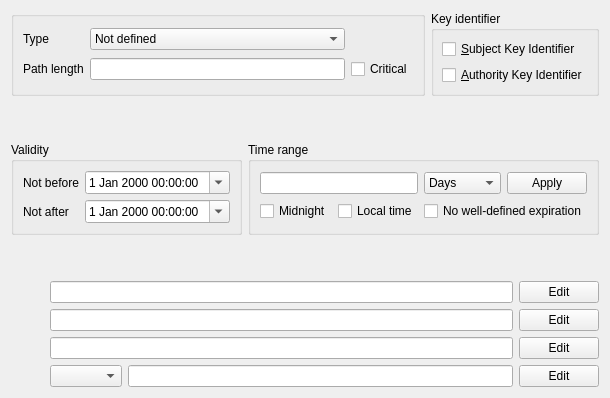
     <widget class="QWidget" name="tab_2">
      <attribute name="title">
       <string>Extensions</string>
      </attribute>
      <layout class="QVBoxLayout" name="verticalLayout">
       <item>
        <layout class="QHBoxLayout" name="_6">
         <item>
          <widget class="QGroupBox" name="bcBox">
           <layout class="QGridLayout" name="gridLayout_7">
            <item row="0" column="0">
             <widget class="QLabel" name="TextLabel2_2_3">
              <property name="text">
               <string>Type</string>
              </property>
             </widget>
            </item>
            <item row="0" column="1">
             <widget class="QComboBox" name="basicCA">
              <property name="toolTip">
               <string>If this will become a CA certificate or not</string>
              </property>
              <item>
               <property name="text">
                <string>Not defined</string>
               </property>
              </item>
              <item>
               <property name="text">
                <string>Certification Authority</string>
               </property>
              </item>
              <item>
               <property name="text">
                <string>End Entity</string>
               </property>
              </item>
             </widget>
            </item>
            <item row="1" column="0">
             <widget class="QLabel" name="TextLabel3_2_2">
              <property name="text">
               <string>Path length</string>
              </property>
             </widget>
            </item>
            <item row="1" column="1">
             <widget class="QLineEdit" name="basicPath">
              <property name="toolTip">
               <string>How much CAs may be below this.</string>
              </property>
             </widget>
            </item>
            <item row="1" column="2">
             <widget class="QCheckBox" name="bcCritical">
              <property name="toolTip">
               <string>The basic constraints should always be critical</string>
              </property>
              <property name="text">
               <string notr="true">Critical</string>
              </property>
             </widget>
            </item>
           </layout>
          </widget>
         </item>
         <item>
          <widget class="QGroupBox" name="keyIdentBox">
           <property name="toolTip">
            <string>Key identifier</string>
           </property>
           <property name="title">
            <string notr="true">Key identifier</string>
           </property>
           <layout class="QVBoxLayout">
            <property name="margin">
             <number>8</number>
            </property>
            <item>
             <widget class="QCheckBox" name="subKey">
              <property name="toolTip">
               <string>Creates a hash of the key following the PKIX guidelines</string>
              </property>
              <property name="text">
               <string notr="true">&amp;Subject Key Identifier</string>
              </property>
             </widget>
            </item>
            <item>
             <widget class="QCheckBox" name="authKey">
              <property name="toolTip">
               <string>Copy the Subject Key Identifier from the issuer</string>
              </property>
              <property name="text">
               <string notr="true">&amp;Authority Key Identifier</string>
              </property>
             </widget>
            </item>
           </layout>
          </widget>
         </item>
        </layout>
       </item>
       <item>
        <spacer>
         <property name="orientation">
          <enum>Qt::Vertical</enum>
         </property>
         <property name="sizeHint" stdset="0">
          <size>
           <width>20</width>
           <height>40</height>
          </size>
         </property>
        </spacer>
       </item>
       <item>
        <widget class="QWidget" name="timewidget" native="true">
         <property name="enabled">
          <bool>true</bool>
         </property>
         <layout class="QHBoxLayout" name="horizontalLayout">
          <property name="margin">
           <number>0</number>
          </property>
          <item>
           <widget class="QGroupBox" name="validityBox">
            <property name="title">
             <string>Validity</string>
            </property>
            <layout class="QGridLayout" name="gridLayout_1">
             <item row="0" column="0">
              <widget class="QLabel" name="TextLabel1_2_3_2">
               <property name="text">
                <string>Not before</string>
               </property>
              </widget>
             </item>
             <item row="0" column="1">
              <widget class="Validity" name="notBefore">
               <property name="calendarPopup">
                <bool>true</bool>
               </property>
              </widget>
             </item>
             <item row="1" column="0">
              <widget class="QLabel" name="TextLabel2_4_2">
               <property name="text">
                <string>Not after</string>
               </property>
              </widget>
             </item>
             <item row="1" column="1">
              <widget class="Validity" name="notAfter">
               <property name="calendarPopup">
                <bool>true</bool>
               </property>
              </widget>
             </item>
            </layout>
           </widget>
          </item>
          <item>
           <widget class="QGroupBox" name="rangeBox">
            <property name="title">
             <string>Time range</string>
            </property>
            <layout class="QGridLayout" name="gridLayout_2">
             <item row="0" column="0" colspan="2">
              <widget class="QLineEdit" name="validN"/>
             </item>
             <item row="0" column="2">
              <widget class="QComboBox" name="validRange">
               <item>
                <property name="text">
                 <string>Days</string>
                </property>
               </item>
               <item>
                <property name="text">
                 <string>Months</string>
                </property>
               </item>
               <item>
                <property name="text">
                 <string>Years</string>
                </property>
               </item>
              </widget>
             </item>
             <item row="0" column="3">
              <widget class="QPushButton" name="applyTime">
               <property name="sizePolicy">
                <sizepolicy hsizetype="Minimum" vsizetype="Fixed">
                 <horstretch>0</horstretch>
                 <verstretch>0</verstretch>
                </sizepolicy>
               </property>
               <property name="text">
                <string>Apply</string>
               </property>
              </widget>
             </item>
             <item row="1" column="0">
              <widget class="QCheckBox" name="validMidn">
               <property name="toolTip">
                <string>Set the time to 00:00:00 and 23:59:59 respectively</string>
               </property>
               <property name="text">
                <string>Midnight</string>
               </property>
              </widget>
             </item>
             <item row="1" column="1">
              <widget class="QCheckBox" name="checkBox">
               <property name="text">
                <string>Local time</string>
               </property>
              </widget>
             </item>
             <item row="1" column="2" colspan="2">
              <widget class="QCheckBox" name="noWellDefinedExpDate">
               <property name="text">
                <string>No well-defined expiration</string>
               </property>
              </widget>
             </item>
            </layout>
           </widget>
          </item>
         </layout>
        </widget>
       </item>
       <item>
        <spacer>
         <property name="orientation">
          <enum>Qt::Vertical</enum>
         </property>
         <property name="sizeHint" stdset="0">
          <size>
           <width>20</width>
           <height>40</height>
          </size>
         </property>
        </spacer>
       </item>
       <item>
        <layout class="QGridLayout" name="gridLayout_12">
         <item row="0" column="0">
          <widget class="DoubleClickLabel" name="sanLbl"/>
         </item>
         <item row="0" column="1">
          <widget class="QLabel" name="subAltIco">
           <property name="minimumSize">
            <size>
             <width>20</width>
             <height>20</height>
            </size>
           </property>
           <property name="maximumSize">
            <size>
             <width>20</width>
             <height>20</height>
            </size>
           </property>
           <property name="text">
            <string/>
           </property>
          </widget>
         </item>
         <item row="0" column="2" colspan="2">
          <widget class="QLineEdit" name="subAltName">
           <property name="toolTip">
            <string>DNS: IP: URI: email: RID:</string>
           </property>
          </widget>
         </item>
         <item row="0" column="4">
          <widget class="QPushButton" name="editSubAlt">
           <property name="text">
            <string>Edit</string>
           </property>
          </widget>
         </item>
         <item row="1" column="0">
          <widget class="DoubleClickLabel" name="ianLbl"/>
         </item>
         <item row="1" column="2" colspan="2">
          <widget class="QLineEdit" name="issAltName">
           <property name="toolTip">
            <string>DNS: IP: URI: email: RID:</string>
           </property>
          </widget>
         </item>
         <item row="1" column="4">
          <widget class="QPushButton" name="editIssAlt">
           <property name="text">
            <string>Edit</string>
           </property>
          </widget>
         </item>
         <item row="2" column="1">
          <widget class="QLabel" name="crlDistIco">
           <property name="minimumSize">
            <size>
             <width>20</width>
             <height>20</height>
            </size>
           </property>
           <property name="maximumSize">
            <size>
             <width>20</width>
             <height>20</height>
            </size>
           </property>
           <property name="text">
            <string/>
           </property>
          </widget>
         </item>
         <item row="2" column="2" colspan="2">
          <widget class="QLineEdit" name="crlDist">
           <property name="toolTip">
            <string>URI:</string>
           </property>
          </widget>
         </item>
         <item row="2" column="4">
          <widget class="QPushButton" name="editCrlDist">
           <property name="text">
            <string>Edit</string>
           </property>
          </widget>
         </item>
         <item row="3" column="0">
          <widget class="DoubleClickLabel" name="aiaLbl"/>
         </item>
         <item row="3" column="1">
          <widget class="QLabel" name="authInfAccIco">
           <property name="minimumSize">
            <size>
             <width>20</width>
             <height>20</height>
            </size>
           </property>
           <property name="maximumSize">
            <size>
             <width>20</width>
             <height>20</height>
            </size>
           </property>
           <property name="text">
            <string/>
           </property>
          </widget>
         </item>
         <item row="3" column="2">
          <widget class="QComboBox" name="aiaOid"/>
         </item>
         <item row="3" column="3">
          <widget class="QLineEdit" name="authInfAcc">
           <property name="toolTip">
            <string>DNS: IP: URI: email: RID:</string>
           </property>
          </widget>
         </item>
         <item row="3" column="4">
          <widget class="QPushButton" name="editAuthInfAcc">
           <property name="text">
            <string>Edit</string>
           </property>
          </widget>
         </item>
         <item row="1" column="1">
          <widget class="QLabel" name="issAltIco">
           <property name="minimumSize">
            <size>
             <width>20</width>
             <height>20</height>
            </size>
           </property>
           <property name="maximumSize">
            <size>
             <width>20</width>
             <height>20</height>
            </size>
           </property>
           <property name="text">
            <string/>
           </property>
          </widget>
         </item>
         <item row="2" column="0">
          <widget class="DoubleClickLabel" name="crldpLbl"/>
         </item>
        </layout>
       </item>
      </layout>
     </widget>
